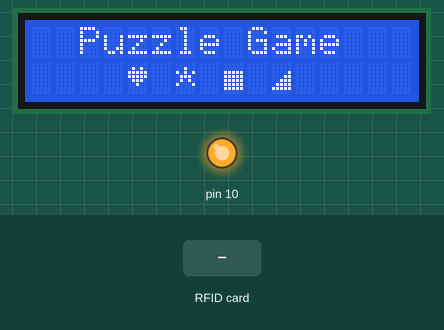
A sketch run on a simulated Arduino Uno, built with avr-gcc and run on an emulated ATmega328P. On the bench: 16×2 character LCD, output pins drawn as LEDs (lit = HIGH). Inputs (shaded band) come from the test bench. Pins used as bus, display or sensor lines are not drawn; what the sketch prints to the serial monitor is not drawn.

Above: at 2.0 s.
2.1 s: RFID card 53 70 74 34 held to the reader
At 2.62 s:
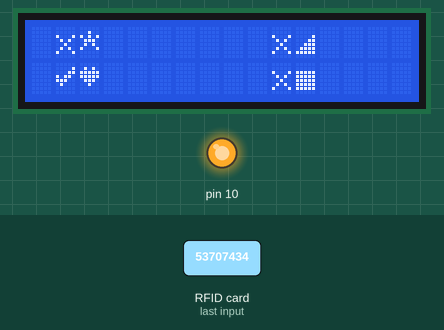
At 3.9 s:
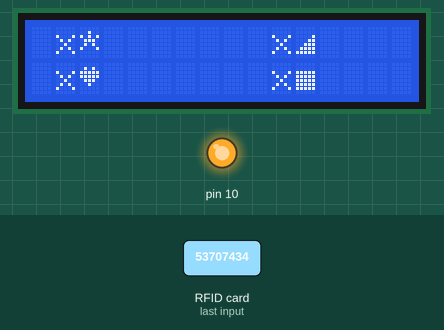
7.7 s: RFID card 53 B2 59 34 held to the reader
At 8.19 s:
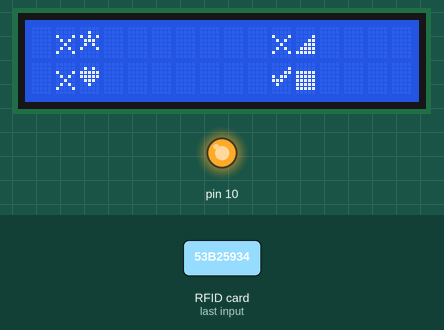
Timing chart, 0 to 10.7 s (numbered marks = the images above; inputs shaded):
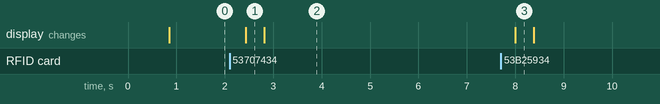

Measured:
- after the input at 2.1 s, the display: changes after 0.33 s (image 1)
- after the input at 7.7 s, the display: changes after 0.30 s (image 3)

The sketch:

puzzle_game.ino
```cpp
// DEFINES
// Provides debugging information over serial connection if defined
#define DEBUG

// LIBRARIES
// SPI library
#include <SPI.h>
// Download and install from https://github.com/miguelbalboa/rfid
#include <MFRC522.h>
// LiquidCrystal_I2C library for the LCD display
#include <LiquidCrystal_I2C.h>

// CONSTANTS
// The number of RFID readers
const byte numReaders = 4;
// Each reader has a unique Slave Select pin
const byte ssPins[] = {2, 3, 4, 5};
// They'll share the same reset pin
const byte resetPin = 8;
// The sequence of NFC tag IDs required to solve the puzzle
const String correctIDs[] = {"53707434", "53b25934", "322cd91e", "53609634"};
// The custom characters/symbols for LCD
//symbol chcek
const byte Check[8] = {
  0b00000,
  0b00001,
  0b00011,
  0b10110,
  0b11100,
  0b01000,
  0b00000,
  0b00000
};
//symbol cross
const byte Cross[8] = {
  0b00000,
  0b00000,
  0b10001,
  0b01010,
  0b00100,
  0b01010,
  0b10001,
  0b00000
};
//symbol heart
const byte Heart[8] = {
  0b00000,
  0b01010,
  0b11111,
  0b11111,
  0b01110,
  0b00100,
  0b00000,
  0b00000
};
//symbol square
const byte Square[8] = {
  0b00000,
  0b00000,
  0b11111,
  0b11111,
  0b11111,
  0b11111,
  0b11111,
  0b00000
};
//symbol triangle
const byte Triangle[8] = {
  0b00000,
  0b00000,
  0b00001,
  0b00011,
  0b00111,
  0b01111,
  0b11111,
  0b00000
};
//symbol star
const byte Star[8] = {
  0b00000,
  0b00100,
  0b10101,
  0b01110,
  0b01010,
  0b10001,
  0b00000,
  0b00000
};
// GLOBALS
// object with 3 parameter(adress, columns,rows) - adress, dimensions of the display
LiquidCrystal_I2C lcd(0x27, 16, 2);
// Initialise an array of MFRC522 instances representing each reader
MFRC522 mfrc522[numReaders];
// The tag IDs currently detected by each reader
String currentIDs[numReaders];
/**
 * Initialisation
 */
void setup() {

  #ifdef DEBUG
  // Initialise serial communications channel with the PC
  Serial.begin(9600);
  Serial.println(F("Serial communication started"));
  #endif

  // reader's select pin as HIGH - don't cause interference on the SPI bus
  for (uint8_t i=0; i<numReaders; i++) {
    pinMode(ssPins[i], OUTPUT);
    digitalWrite(ssPins[i], HIGH);
  }

  // Initialise the SPI bus
  SPI.begin();

  for (uint8_t i=0; i<numReaders; i++) {

    // Initialise the reader
    mfrc522[i].PCD_Init(ssPins[i], resetPin);

    // Set the gain to max (if necessary)
    //mfrc522[i].PCD_SetAntennaGain(MFRC522::PCD_RxGain::RxGain_max);

  #ifdef DEBUG
    // some information to the serial monitor
    Serial.print(F("Reader #"));
    Serial.print(i);
    Serial.print(F(" initialised on pin "));
    Serial.print(String(ssPins[i]));
    Serial.print(F(". Antenna strength: "));
    Serial.print(mfrc522[i].PCD_GetAntennaGain());
    Serial.print(F(". Version : "));
    mfrc522[i].PCD_DumpVersionToSerial();
  #endif

    // Slight delay before activating next reader
    delay(100);
  }

  #ifdef DEBUG
  Serial.println(F("--- END SETUP ---"));
  #endif

  // displaying some information on the LCD display
  //initialise the LCD
  lcd.init();
  // backlight on
  lcd.backlight();
  // create a the characters
  lcd.createChar(0, Heart);
  lcd.createChar(1, Star);
  lcd.createChar(2, Square);
  lcd.createChar(3, Triangle);
  lcd.createChar(4, Check);
  lcd.createChar(5, Cross);
  // Clears the LCD screen
  lcd.clear();
  // Print a message to the lcd.
  lcd.setCursor(2, 0);
  lcd.print("Puzzle Game");
  lcd.setCursor(4, 1);
  lcd.write(0);
  lcd.setCursor(6, 1);
  lcd.write(1);
  lcd.setCursor(8, 1);
  lcd.write(2);
  lcd.setCursor(10, 1);
  lcd.write(3);
}

/**
 * Main loop
 */
void loop() {

  // Assume that the puzzle has been solved
  boolean puzzleSolved = true;

  // Assume that the tags have not changed since last reading
  boolean changedValue = false;

  // Loop through each reader
  for (uint8_t i=0; i<numReaders; i++) {

    // Initialise the sensor
    mfrc522[i].PCD_Init();

    // String to hold the ID detected by each sensor
    String readRFID = "";

    // If the sensor detects a tag and is able to read it
    if(mfrc522[i].PICC_IsNewCardPresent() && mfrc522[i].PICC_ReadCardSerial()) {
      // Extract the ID from the tag
      readRFID = dump_byte_array(mfrc522[i].uid.uidByte, mfrc522[i].uid.size);
    }

    // If the current reading is different from the last known reading
    if(readRFID != currentIDs[i]){
      // Set the flag to show that the puzzle state has changed
      changedValue = true;
      // Update the stored value for this sensor
      currentIDs[i] = readRFID;
    }

    // If the reading fails to match the correct ID for this sensor
    if(currentIDs[i] != correctIDs[i]) {
      // The puzzle has not been solved
      puzzleSolved = false;
    }

    // Halt PICC
    mfrc522[i].PICC_HaltA();
    // Stop encryption on PCD
    mfrc522[i].PCD_StopCrypto1();
  }

  #ifdef DEBUG
  // If the changedValue flag has been set, at least one sensor has changed
  if(changedValue){
    // show the current state of all sensors on serial monitor
    for (uint8_t i=0; i<numReaders; i++) {
      Serial.print(F("Reader #"));
      Serial.print(String(i));
      Serial.print(F(" on Pin #"));
      Serial.print(String((ssPins[i])));
      Serial.print(F(" detected tag: "));
      Serial.println(currentIDs[i]);

      //show the current state of all sensors on LCD display
      if(ssPins[i] == 2 && currentIDs[i]== "53707434"){
        lcd.clear();
        lcd.setCursor(1, 1);
        lcd.write(4);
        lcd.setCursor(2, 1);
        lcd.write(0);
      }else if(ssPins[i] == 2 && currentIDs[i] != "53707434"){
        lcd.clear();
        lcd.setCursor(1, 1);
        lcd.write(5);
        lcd.setCursor(2, 1);
        lcd.write(0);
      }

      if(ssPins[i] == 3 && currentIDs[i]== "53b25934"){
        lcd.setCursor(10, 1);
        lcd.write(4);
        lcd.setCursor(11, 1);
        lcd.write(2);
      }else if(ssPins[i] == 3 && currentIDs[i] != "53b25934"){
        lcd.setCursor(10, 1);
        lcd.write(5);
        lcd.setCursor(11, 1);
        lcd.write(2);
      }

      if(ssPins[i] == 4 && currentIDs[i]== "322cd91e"){
        lcd.setCursor(10, 0);
        lcd.write(4);
        lcd.setCursor(11, 0);
        lcd.write(3);
      }else if(ssPins[i] == 4 && currentIDs[i] != "322cd91e"){
        lcd.setCursor(10, 0);
        lcd.write(5);
        lcd.setCursor(11, 0);
        lcd.write(3);
      }

      if(ssPins[i] == 5 && currentIDs[i]== "53609634"){
        lcd.setCursor(1, 0);
        lcd.write(4);
        lcd.setCursor(2, 0);
        lcd.write(1);
      }else if(ssPins[i] == 5 && currentIDs[i] != "53609634"){
        lcd.setCursor(1, 0);
        lcd.write(5);
        lcd.setCursor(2, 0);
        lcd.write(1);
      }
      };
    Serial.println(F("---"));
  }
  #endif

  // If the puzzleSolved flag is set, all sensors detected the correct ID
  if(puzzleSolved){
    onSolve();
  }
  //after the solution, if one object is removed the game continues
  digitalWrite(resetPin, HIGH);
}
/**
 * Called when correct puzzle solution has been entered
 */
void onSolve(){

  #ifdef DEBUG
  // Print message on serial monitor
  Serial.println(F("Puzzle Solved!"));
  #endif

  // Clears the LCD screen
  lcd.clear();
  // Print a message to the LCD
  lcd.print("Puzzle Solved!");
}
/**
 * Helper function to return a string ID from byte array
 */
String dump_byte_array(byte *buffer, byte bufferSize) {
  String read_rfid = "";
  for (byte i=0; i<bufferSize; i++) {
    read_rfid = read_rfid + String(buffer[i], HEX);
  }
  return read_rfid;
}
```
